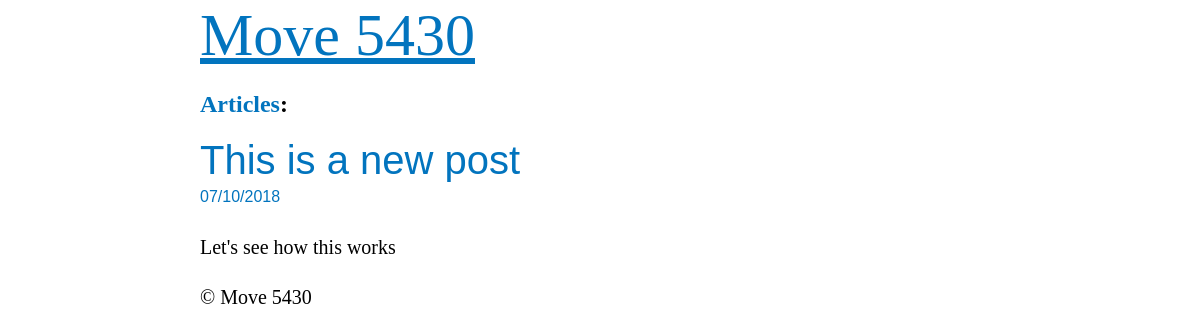
Before: /new/ with the older database file.
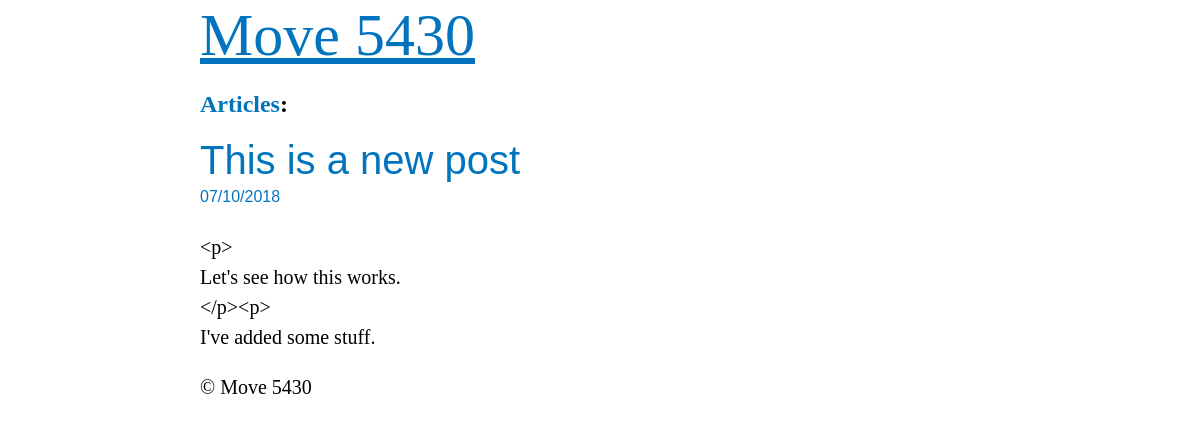
After: the same page with the newer database file.
### blog/models.py (models this page shows, shortened)
class BlogPost(models.Model):
    title = models.CharField(max_length=120, blank=False, unique=True)
    slug = models.SlugField(unique=True)
    text = models.TextField(blank=True)
    image = models.ImageField(blank=True, null=True,
        upload_to=upload_location,
        height_field="height_field",
        width_field="width_field")
    height_field = models.IntegerField(default=200)
    width_field = models.IntegerField(default=220)
    draft = models.BooleanField(default=False)
    updated = models.DateTimeField(auto_now=True, auto_now_add=False, blank=True)
    timestamp = models.DateTimeField(auto_now=False, auto_now_add=True, blank=True)
    objects = PostManager()
    class Meta:
        ordering = ['title']

### blog/views.py (the view)
# urls.py: url(r'^(?P<slug>[\w-]+)/$', blog_views.blog_detail, name='detail'),
def blog_detail(request, slug=None):
	instance = get_object_or_404(BlogPost, slug=slug)
	if instance.draft:
		if not request.user.is_staff:
			raise Http404
	context = {
		"title": instance.title,
		"post": instance,
		"type": "oneblog"
	}
	return render(request, "blog_detail.html", context)

### templates/blog_detail.html (shortened to what this page needs)
{% extends "base.html" %}
{% block type %} {{ type }} {% endblock %}
{% block content %}
<article>
	<header>
		<div class="blogparent">
			<a href="{% url 'list' %}">Articles</a>:
		</div>
		<h1>{{ post.title }} {% if post.draft %} <small><span style='color:red'> (Draft)</span></small> {% endif %}</h1>
		<small> {{ post.timestamp | date:'m/d/Y'}} </small>
	</header>
	<p> {{ post.text | linebreaks}} </p>
</article>
{% endblock %}

### templates/base.html (shortened to what this page needs)
{% load staticfiles %}
<!DOCTYPE html>
<html lang="en">
    <head>
        <link rel="stylesheet" href="{% static 'css/base.css' %}" type="text/css" />
    </head>
    <body id={% block type %}{% endblock %}>
        <section id="masthead">
            <h1>
                <a href="/">Move 5430</a>
            </h1>
        </section>
        <div id="content">
            {% block content %}
            {% endblock %}
            <section id="footer">
                <p>&copy; Move 5430</p>
            </section>
        </div>
    </body>
</html>

### static/css/base.css (style rules this page uses)
body { max-width:40em; margin:0 auto; padding:5px; font-family:Georgia, serif; font-size:20px; line-height:30px; color:#000 }
small,.small,footer { font-size:0.8em; color:#0274be }
h1,h2,h3,small,.small,footer { font-family:Tahoma, Verdana, sans-serif; font-weight:normal }
h1,h2,h3,label { line-height:1em }
h1 { font-size:2em }
h1,h2,h3,cite { color:#0274be }
a { text-decoration:none; color:#0274be; overflow-wrap:break-word; word-wrap:break-word }
section { margin-bottom:4em }
section#masthead { margin-bottom:1em }
@media screen and (min-width: 400px) { section#masthead h1 { font-size:3em } }
section#masthead h1 { margin:0;font-family:Georgia, serif;font-weight:normal }
section#masthead h1 a { text-decoration:underline;color:#0274be }
div.blogparent { font-size:1.2em;font-weight:bold;margin:1em 0 -0.5em 0 }
body#oneblog div#content article header h1 { margin-bottom:0 }

Changed rows visible on the page:
changed BlogPost "This is a new post": text "Let's see how this works" → "<p> Let's see how this works. </p><p> I've added some stuff."
